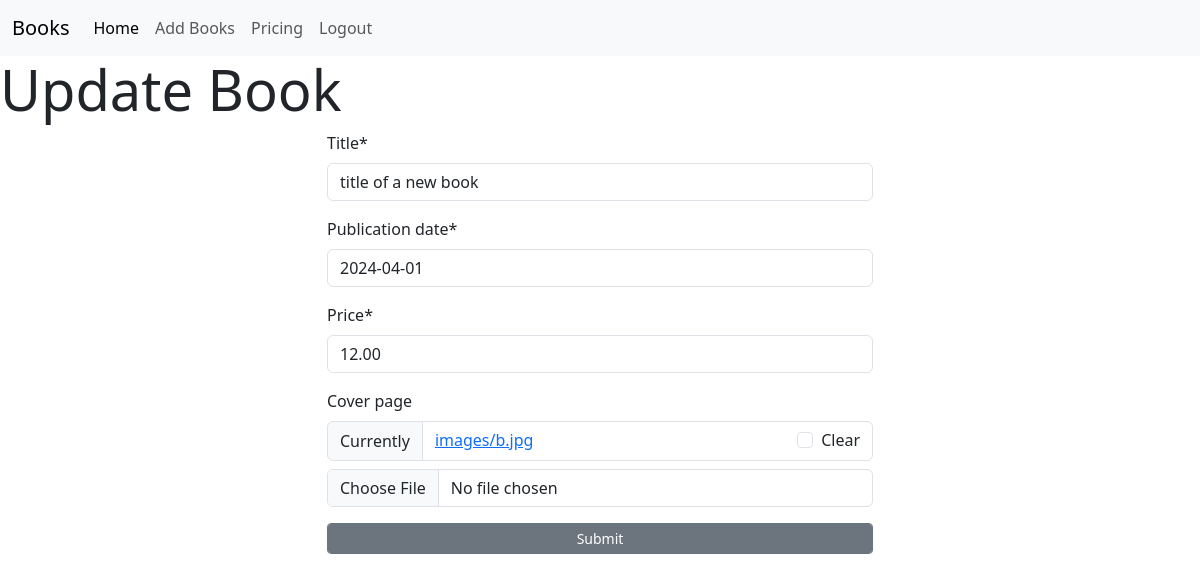
Screenshot of /book/1/update/ (signed in) with the database file from the repository.
### exam/models.py (models this page shows, shortened)
class Book(models.Model):
    title = models.CharField(max_length=200 , null=True)
    author = models.ForeignKey(User , on_delete=models.SET_NULL , null= True)
    publication_date = models.DateField()
    price = models.DecimalField(max_digits=200 , decimal_places=2)
    cover_page = models.ImageField(upload_to='images' , blank = True ,null = True)

### exam/views.py (the view)
# urls.py: path('book/<int:pk>/update/', BookUpdateView.as_view(), name='book_update'),
class BookUpdateView(LoginRequiredMixin,UpdateView):
    model = Book
    form_class = BookForm
    template_name = 'book_update.html'
    success_url = reverse_lazy('home')

### exam/forms.py
class BookForm(forms.ModelForm):
    class Meta:
        model = Book
        exclude = ['author']

### templates/book_update.html (shortened to what this page needs)
{% extends 'base.html' %}
{% block content %}
{% load crispy_forms_tags %}
<label class="form-label text-center display-4 " for="">Update Book</label>
<div class="container">
    <div class="row flex justify-content-center">
        <div class="col-6">
            <form method="post" class="form-group"  enctype="multipart/form-data">
                {{ form |crispy }}
                <input type="submit" value="Submit" class="btn btn-sm btn-secondary form-control">
            </form>
        </div>
    </div>
</div>
{% endblock %}

### rows the page displays
Book: title "title of a new book", publication_date "2024-04-01", price "12.00"
